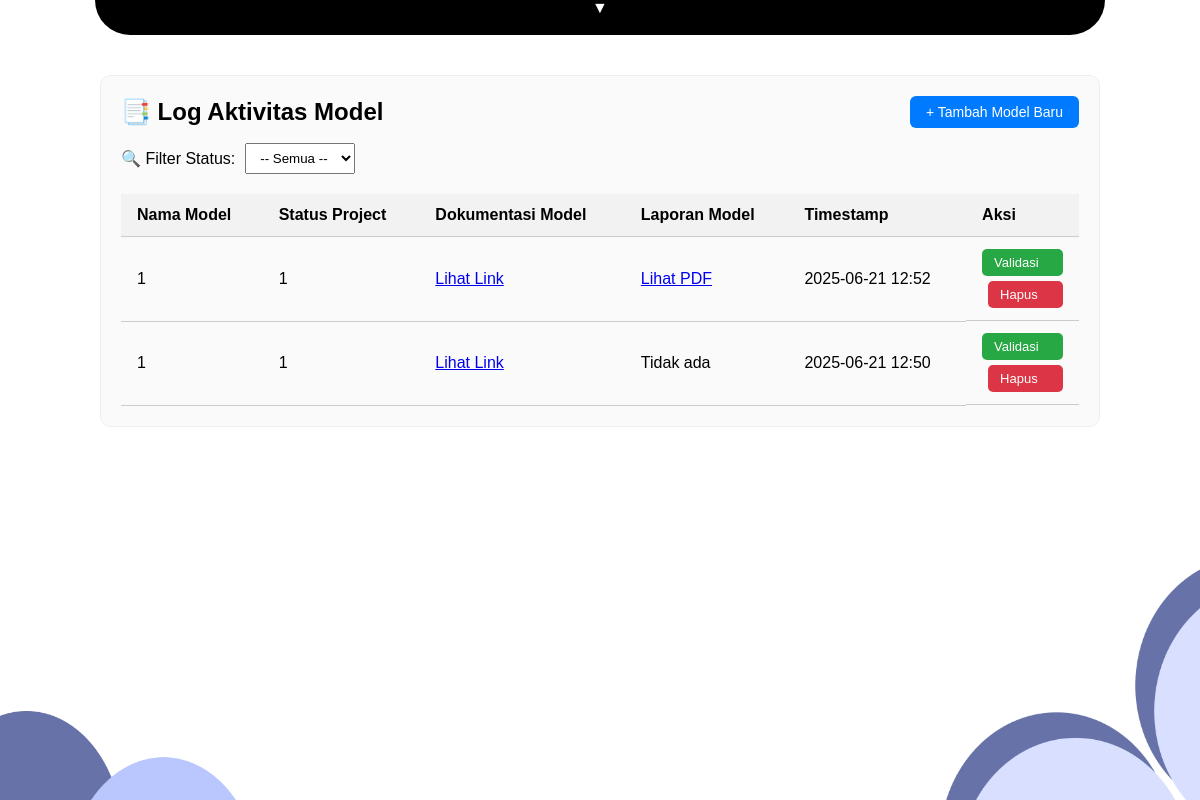
Before: /logactivity/ with the older database file.
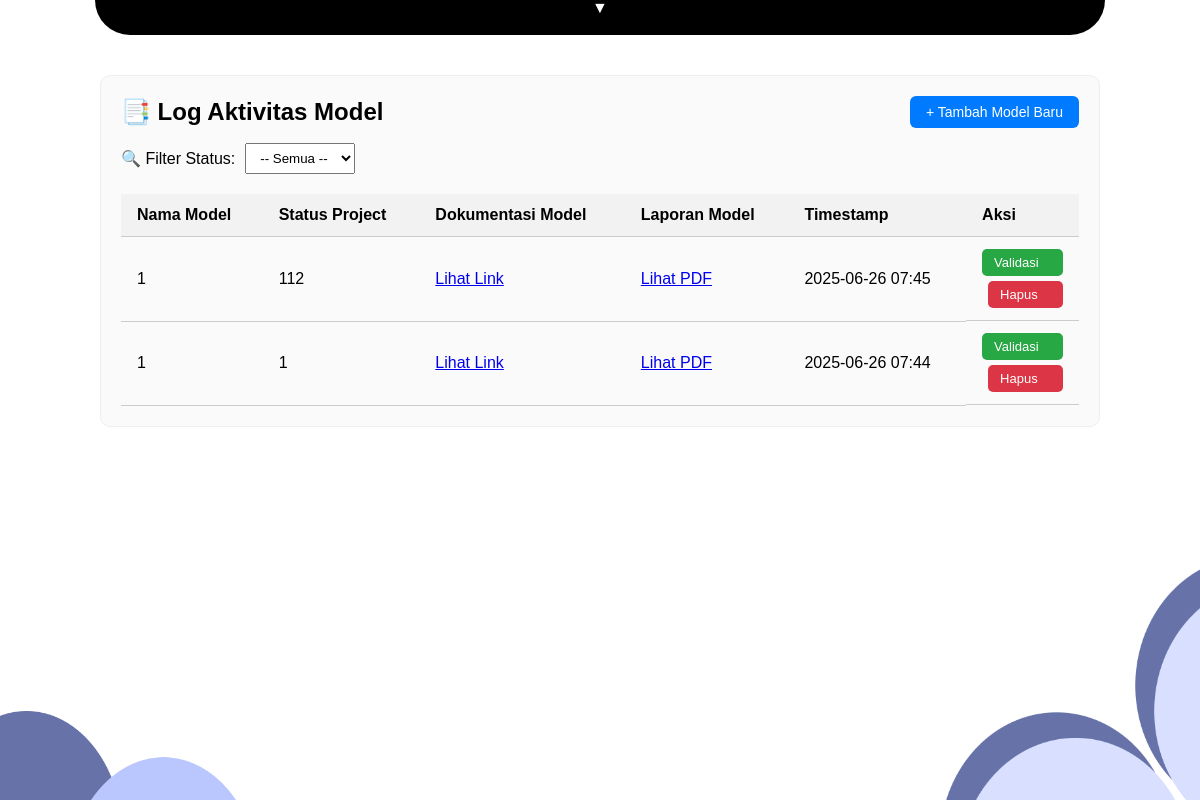
After: the same page with the newer database file.
### myapp/models.py (models this page shows, shortened)
class SystemImplementation(models.Model):
    no = models.IntegerField()
    nama_model = models.CharField(max_length=100, default="default_model")
    status_project = models.CharField(max_length=50)
    sumber = models.CharField(max_length=50, default="SI")  # ⬅️ Tambahan ini WAJIB
    dokumentasi_model = models.URLField(
    help_text="Link ke dokumentasi model",
    blank=True,
    null=True
)
    laporan_model = models.FileField(upload_to='laporan/', null=True, blank=True, help_text="Upload PDF laporan model")
    timestamp = models.DateTimeField(auto_now_add=True)
    input_model = models.TextField(blank=True, null=True)
    output_model = models.TextField(blank=True, null=True)

### myapp/views.py (the view)
# urls.py: path('logactivity/', logactivity_view, name='log'),
def logactivity_view(request):
    status_filter = request.GET.get('status')
    if status_filter:
        data = SystemImplementation.objects.filter(status_project=status_filter).order_by('-timestamp')
    else:
        data = SystemImplementation.objects.all().order_by('-timestamp')
    return render(request, 'myapp/logactivity.html', {
        'data_list': data,
        'selected_status': status_filter  # kirim ke template
    })

### myapp/templates/myapp/logactivity.html (shortened to what this page needs)
{% load static %}
<!DOCTYPE html>
<html lang="en">
<head>
  <img src="{% static 'myapp/dekorkiri.png' %}" class="dekorasi-kiri" alt="Dekor kiri">
  <img src="{% static 'myapp/dekorkanan.png' %}" class="dekorasi-kanan" alt="Dekor kanan">
  <header class="navbar-wrapper">
    <div class="navbar-toggle" onclick="toggleNavbar()">
      <span id="toggle-icon">▼</span>
    </div>
  </header>
  <div class="log-container">
    <div style="display: flex; justify-content: space-between; align-items: center; margin-bottom: 15px;">
      <h2>📑 Log Aktivitas Model</h2>
      <a href="{% url 'submit_model_form' %}" class="button">+ Tambah Model Baru</a>
    </div>
    <form method="get" style="margin-bottom: 20px; display: flex; align-items: center; gap: 10px;">
      <label for="status">🔍 Filter Status:</label>
      <select name="status" id="status" onchange="this.form.submit()" style="padding: 6px 10px;">
        <option value="">-- Semua --</option>
      </select>
    </form>
    <table>
      <thead>
        <tr>
          <th>Nama Model</th>
          <th>Status Project</th>
          <th>Dokumentasi Model</th>
          <th>Laporan Model</th>
          <th>Timestamp</th>
          <th>Aksi</th>
        </tr>
      </thead>
      <tbody>
        {% for item in data_list %}
        <tr>
          <td>{{ item.nama_model }}</td>
          <td>{{ item.status_project }}</td>
          <td>
            {% if item.dokumentasi_model %}
              <a href="{{ item.dokumentasi_model }}" target="_blank">Lihat Link</a>
            {% else %}
              Tidak ada
            {% endif %}
          </td>
          <td>
            {% if item.laporan_model %}
              <a href="{{ item.laporan_model.url }}" target="_blank">Lihat PDF</a>
            {% else %}
              Tidak ada
            {% endif %}
          </td>
          <td>{{ item.timestamp|date:"Y-m-d H:i" }}</td>
          <td style="display: flex; flex-direction: column; gap: 5px;">
            <a href="{% url 'validasi_model' item.id %}" class="btn-hijau">Validasi</a>
            <a href="{% url 'hapus_model' item.id %}" class="btn-merah" onclick="return confirm('Yakin ingin menghapus model ini?')">Hapus</a>
          </td>
        </tr>
        {% empty %}
        <tr>
          <td colspan="6" style="text-align: center; padding: 20px;">Tidak ada data yang ditemukan.</td>
        </tr>
        {% endfor %}
      </tbody>
    </table>
  </div>
</body>
</html>

Changed rows visible on the page:
removed SystemImplementation: nama_model "1", status_project "1", laporan_model "Tidak ada", timestamp "2025-06-21 12:50"
changed SystemImplementation (number 1 of 2 on the later page): status_project "1" → "112"; timestamp "2025-06-21 12:52" → "2025-06-26 07:45"
added SystemImplementation: nama_model "1", status_project "1", timestamp "2025-06-26 07:44"
